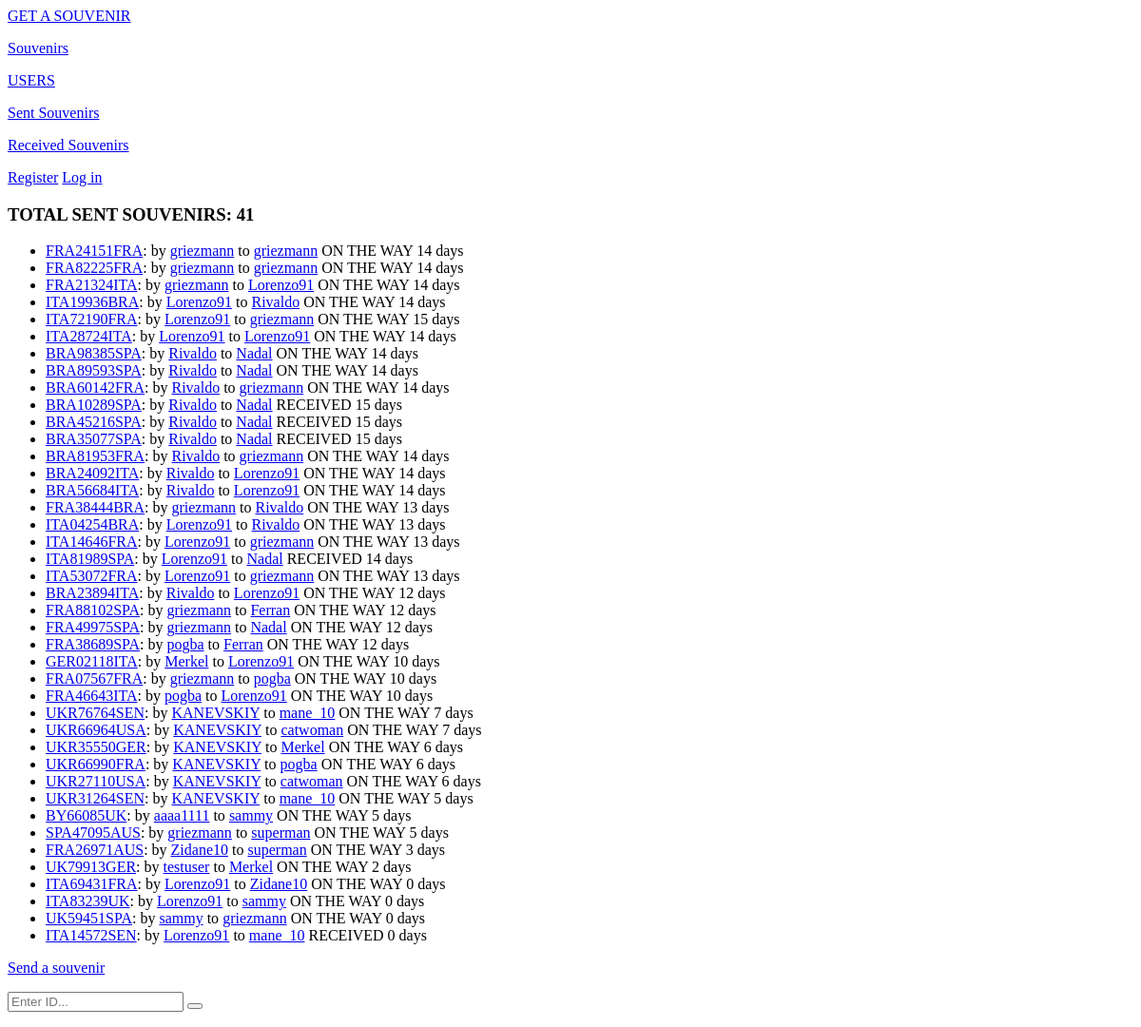
The app's page /souvenirs/, older data.
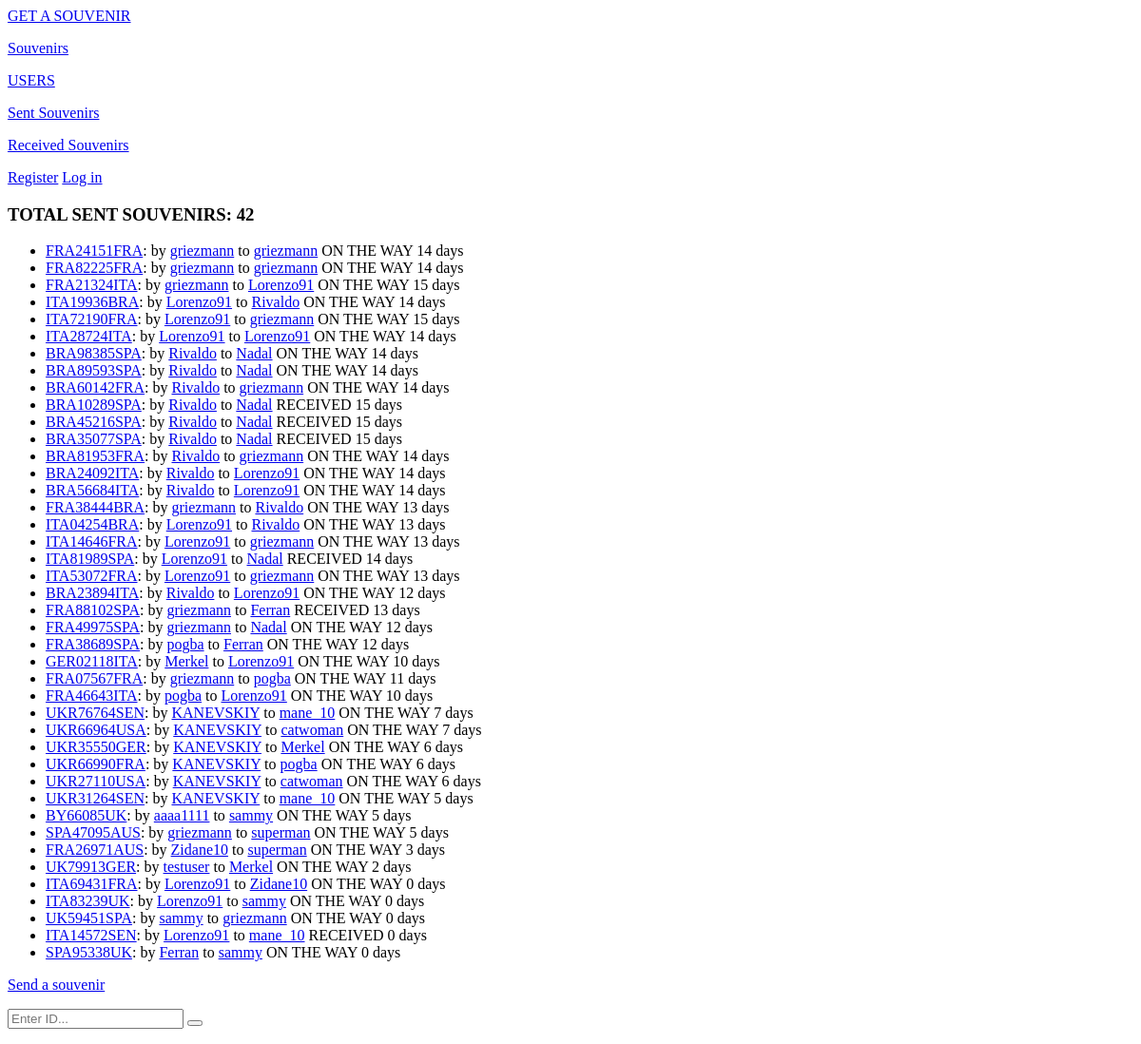
The same page, newer data.
### souvenirs_app/models.py (models this page shows, shortened)
class Souvenir(models.Model):
    souvenir_id = models.AutoField(primary_key=True)
    slug = models.SlugField(max_length=30, verbose_name='URL')
    send_user = models.ForeignKey(UserInfo, on_delete=models.PROTECT, related_name='send_user')
    send_date = models.DateField(auto_now_add=True)
    receive_user = models.ForeignKey(UserInfo, on_delete=models.PROTECT, related_name='receive_user')
    receive_date = models.DateField()
    send_user_img = models.ImageField(upload_to='send/', default='no-photo.png', null=True, blank=True)
    receive_user_img = models.ImageField(upload_to='receive/', default='no-photo.png', null=True, blank=True)
    send_user_message = models.TextField(max_length=500, null=True, blank=True)
    receive_user_message = models.TextField(max_length=500, null=True, blank=True)
    STATUS_CHOICES = [
        ('ON THE WAY', 'On the way'),
        ('RECEIVED', 'Received'),
    ]
    status = models.CharField(max_length=10, choices=STATUS_CHOICES, default='ON THE WAY')
    def get_absolute_url(self):
        return reverse('souvenirs_app:souvenir', kwargs={'souvenir_slug': self.slug})
    def travelling(self):
        return f'{(self.receive_date - self.send_date).days} days'
    class Meta:
        verbose_name = 'Souvenir'
        verbose_name_plural = 'Souvenirs'

class UserInfo(models.Model):
    username = models.OneToOneField(User, on_delete=models.PROTECT, primary_key=True)
    slug = models.SlugField(max_length=30, verbose_name='URL')
    avatar = models.ImageField(upload_to='avatars/', default='no-avatar.jpg', null=True, blank=True)
    sex = models.CharField(max_length=6, choices=(('MALE', 'male'), ('FEMALE', 'female')))
    date_of_birthday = models.DateField(null=True, blank=True)
    country = models.ForeignKey(Country, on_delete=models.PROTECT, related_name='userinfo', unique=False)
    city = models.CharField(max_length=30)
    address = models.TextField(max_length=200)
    about = models.TextField(max_length=500, null=True, blank=True)
    def __str__(self):
        return str(self.username)
    def get_absolute_url(self):
        return reverse('souvenirs_app:user_info', kwargs={'user_info_slug': self.slug})
    class Meta:
        verbose_name = 'User_information'
        verbose_name_plural = 'User_informations'

### souvenirs_app/views.py (the view)
# urls.py: path('souvenirs/', views.SouvenirsView.as_view(), name='souvenirs'),
class SouvenirsView(ListView):
    model = Souvenir
    template_name = 'souvenirs_app/souvenirs.html'
    context_object_name = 'souvenirs'

### souvenirs_app/templates/souvenirs_app/souvenirs.html
{% extends 'souvenirs_app/base.html' %}
{% block content %}
    <h3>TOTAL SENT SOUVENIRS: {{ souvenirs.count }}</h3>
    <ul>
        {% for souvenir in souvenirs %}
            <li><a href="{{ souvenir.get_absolute_url }}">{{ souvenir.slug }}</a>:
                by
                <a href="{{ souvenir.send_user.get_absolute_url }}">{{ souvenir.send_user }}</a>
                to
                <a href="{{ souvenir.receive_user.get_absolute_url }}">{{ souvenir.receive_user }}</a>
                {{ souvenir.status }}
                {{ souvenir.travelling }}
        {% empty %}
            <li>No souvenirs have been sent yet</li>
        {% endfor %}
    </ul>
    <a href="{% url 'souvenirs_app:create_souvenir' %}">Send a souvenir</a>
{% endblock content %}

### souvenirs_app/templates/souvenirs_app/base.html (shortened to what this page needs)
<!DOCTYPE html>
<html lang="en">
<head>
</head>
<header>
    <a href="{% url 'souvenirs_app:index' %}">GET A SOUVENIR</a>
</header>
<body>
<p>
    <a href="{%  url 'souvenirs_app:souvenirs' %}">Souvenirs</a>
</p>
<p>
    <a href="{%  url 'souvenirs_app:user_infos' %}">USERS</a>
</p>
<p>
    <a href="{%  url 'souvenirs_app:send_user_souvenirs' %}">Sent Souvenirs</a>
</p>
<p>
    <a href="{%  url 'souvenirs_app:receive_user_souvenirs' %}">Received Souvenirs</a>
</p>
{% if user.is_authenticated %}
    Hello, {{ user.get_username }}!
    <p><a href="{% url 'souvenirs_app:my_info' request.user %}">my_info</a></p>
    <p><a href="{% url 'souvenirs_app:update_user_info' request.user %}">update_user_info</a></p>
    <p>
        <a href="{% url 'users:logout' %}">Log out</a>
    </p>
{% else %}
    <a href="{% url 'users:register' %}">Register</a>
    <a href="{% url 'users:login' %}">Log in</a>
{% endif %}
{% block content %}{% endblock content %}
<p>
    <form action="{% url 'souvenirs_app:search_souvenir' %}" method="get" class="d-flex editContent">
        <input type="search" placeholder="Enter ID..." name="search" class="form-control" required=" ">
        <button type="submit" >
        </button>
    </form>
</p>
</body>
</html>

Row changes from the older to the newer data that the page shows:
changed Souvenir "FRA21324ITA": travelling "14 days" → "15 days"
changed Souvenir "FRA88102SPA": status "ON THE WAY" → "RECEIVED"; travelling "12 days" → "13 days"
changed Souvenir "FRA07567FRA": travelling "10 days" → "11 days"
added Souvenir: slug "SPA95338UK", send_user "Ferran", receive_user "sammy", status "ON THE WAY", travelling "0 days"
Text that changed along with them:
{{ souvenirs.count }}: "41" → "42"
